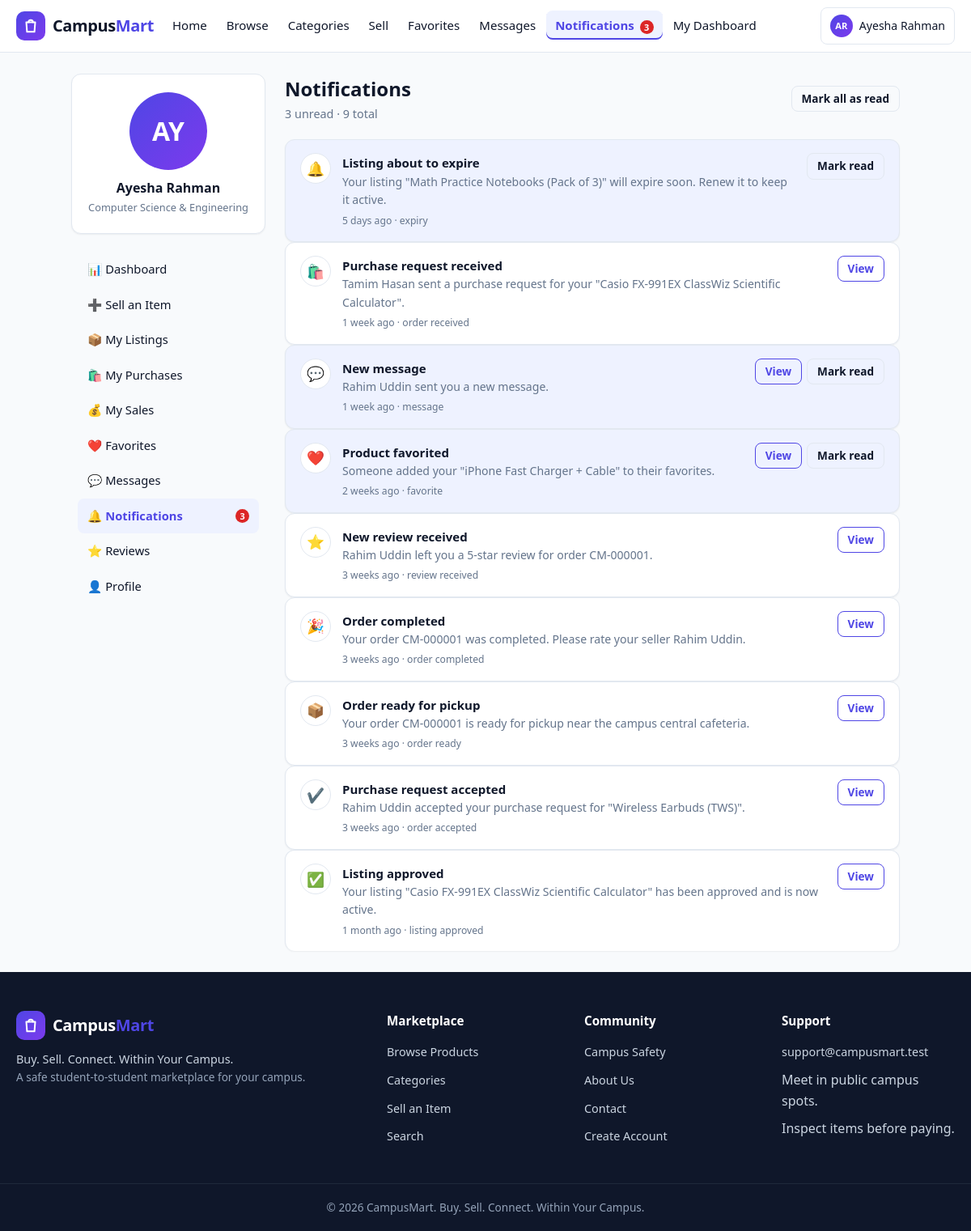
The app's page /user/notifications.php (signed in) with its own data.
### tables this page shows
CREATE TABLE users (
  id INT UNSIGNED NOT NULL AUTO_INCREMENT,
  full_name VARCHAR(100) NOT NULL,
  student_id VARCHAR(30) NOT NULL,
  email VARCHAR(150) NOT NULL,
  phone VARCHAR(20) DEFAULT NULL,
  password_hash VARCHAR(255) NOT NULL,
  department VARCHAR(100) DEFAULT NULL,
  batch VARCHAR(30) DEFAULT NULL,
  hall VARCHAR(100) DEFAULT NULL,
  profile_image VARCHAR(255) DEFAULT NULL,
  role ENUM('student','admin') NOT NULL DEFAULT 'student',
  status ENUM('active','suspended') NOT NULL DEFAULT 'active',
  is_verified TINYINT(1) NOT NULL DEFAULT 0,
  created_at DATETIME NOT NULL DEFAULT CURRENT_TIMESTAMP,
  updated_at DATETIME NOT NULL DEFAULT CURRENT_TIMESTAMP ON UPDATE CURRENT_TIMESTAMP,
  PRIMARY KEY (id),
  UNIQUE KEY uq_users_student_id (student_id),
  UNIQUE KEY uq_users_email (email),
  KEY idx_users_status (status),
  KEY idx_users_role (role)
);

CREATE TABLE notifications (
  id INT UNSIGNED NOT NULL AUTO_INCREMENT,
  user_id INT UNSIGNED NOT NULL,
  type VARCHAR(50) NOT NULL,
  title VARCHAR(150) NOT NULL,
  message TEXT,
  related_id INT UNSIGNED DEFAULT NULL,
  is_read TINYINT(1) NOT NULL DEFAULT 0,
  read_at DATETIME DEFAULT NULL,
  created_at DATETIME NOT NULL DEFAULT CURRENT_TIMESTAMP,
  PRIMARY KEY (id),
  KEY idx_notifications_user_read (user_id, is_read),
  CONSTRAINT fk_notifications_user FOREIGN KEY (user_id) REFERENCES users(id) ON DELETE CASCADE
);

### includes/functions.php (called while the page is built, shortened)
<?php
function db(): PDO
{
    static $pdo = null;
    if ($pdo === null) {
        try {
            $dsn = 'mysql:host=' . DB_HOST . ';dbname=' . DB_NAME . ';charset=' . DB_CHARSET;
            $pdo = new PDO($dsn, DB_USER, DB_PASS, [
                PDO::ATTR_ERRMODE            => PDO::ERRMODE_EXCEPTION,
                PDO::ATTR_DEFAULT_FETCH_MODE => PDO::FETCH_ASSOC,
                PDO::ATTR_EMULATE_PREPARES   => false,
            ]);
        } catch (PDOException $e) {
            http_response_code(500);
            require BASE_PATH . '/404.php';
            exit('Database connection failed.');
        }
    }
    return $pdo;
}
function e(mixed $value): string
{
    return htmlspecialchars((string)$value, ENT_QUOTES, 'UTF-8');
}
function is_logged_in(): bool
{
    return !empty($_SESSION['user_id']);
}
function current_user(): ?array
{
    static $user = null;
    if ($user === null) {
        $st = db()->prepare('SELECT * FROM users WHERE id = ?');
        $st->execute([(int)$_SESSION['user_id']]);
        $user = $st->fetch() ?: null;
    }
    return $user;
}
function require_login(): void
{
    $user = current_user();
}
function unread_notifications_count(int $userId): int
{
    $st = db()->prepare('SELECT COUNT(*) FROM notifications WHERE user_id = ? AND is_read = 0');
    $st->execute([$userId]);
    return (int)$st->fetchColumn();
}
function time_ago(?string $datetime): string
{
    $ts = strtotime($datetime);
    $diff = time() - $ts;
    $units = [
        31536000 => 'year', 2592000 => 'month', 604800 => 'week',
        86400 => 'day', 3600 => 'hour', 60 => 'minute',
    ];
    foreach ($units as $secs => $label) {
        if ($diff >= $secs) {
            $n = (int)floor($diff / $secs);
            return $n . ' ' . $label . ($n > 1 ? 's' : '') . ' ago';
        }
    }
    return 'just now';
}

### user/notifications.php (the view, shortened to what this page needs)
<?php
require_login();
$pdo = db();
$userId = current_user_id();
$totalSt = $pdo->prepare('SELECT COUNT(*) FROM notifications WHERE user_id = ?');
$totalSt->execute([$userId]);
$total = (int)$totalSt->fetchColumn();
$unreadSt = $pdo->prepare('SELECT COUNT(*) FROM notifications WHERE user_id = ? AND is_read = 0');
$unreadSt->execute([$userId]);
$unread = (int)$unreadSt->fetchColumn();
$page = max(1, (int)($_GET['page'] ?? 1));
$perPage = 20;
$offset = ($page - 1) * $perPage;
$st = $pdo->prepare(
    'SELECT * FROM notifications WHERE user_id = ? ORDER BY created_at DESC, id DESC LIMIT ? OFFSET ?'
);
$st->bindValue(1, $userId, PDO::PARAM_INT);
$st->bindValue(2, $perPage, PDO::PARAM_INT);
$st->bindValue(3, $offset, PDO::PARAM_INT);
$st->execute();
$notifications = $st->fetchAll();
function notification_icon(string $type): string
{
    $icons = [
        'listing_approved' => '✅', 'listing_rejected' => '❌', 'listing_expired' => '⏰',
        'order_received'   => '🛍️', 'order_accepted'   => '✔️', 'order_rejected' => '🚫',
        'order_ready'      => '📦', 'order_completed'  => '🎉', 'order_cancelled' => '↩️',
        'message'          => '💬', 'favorite'         => '❤️', 'review_received' => '⭐',
        'report_status'    => '🚩', 'expiry_warning'   => '⏳', 'review_removed'   => '⭐',
    ];
    return $icons[$type] ?? '🔔';
}
function notification_link(string $type, ?int $relatedId): string
{
    if (str_starts_with($type, 'order_')) {
        return APP_BASE_URL . '/user/purchases.php';
    }
    if ($type === 'message') {
        return APP_BASE_URL . '/user/messages.php?conv=' . $relatedId;
    }
    if (in_array($type, ['listing_approved', 'listing_rejected', 'expiry_warning', 'listing_expired'], true)) {
        return APP_BASE_URL . '/user/listings.php';
    }
    if (in_array($type, ['favorite'], true)) {
        return APP_BASE_URL . '/product-details.php?id=' . $relatedId;
    }
    if (in_array($type, ['review_received', 'review_removed'], true)) {
        return APP_BASE_URL . '/user/reviews.php';
    }
    return '';
}
$activeNav = 'notifications';
require __DIR__ . '/../includes/header.php';
?>
<div class="dash-wrap">
  <?php require __DIR__ . '/_sidebar.php'; ?>
  <main class="dash-main">
    <div class="dash-header">
      <div>
        <h1>Notifications</h1>
        <div class="sub"><?= (int)$unread ?> unread · <?= (int)$total ?> total</div>
      </div>
      <?php if ($unread > 0): ?>
        <form method="post" action="notifications.php">
          <button class="btn btn-ghost btn-sm" type="submit">Mark all as read</button>
        </form>
      <?php endif; ?>
    </div>
    <?php if (empty($notifications)): ?>
      <div class="card empty-state">
        <div class="empty-icon">🔔</div>
        <h3>No notifications</h3>
        <p>When something happens with your listings, orders or messages, it will appear here.</p>
        <a class="btn btn-primary" href="<?= e(APP_BASE_URL . '/products.php') ?>">Browse Marketplace</a>
      </div>
    <?php else: ?>
      <div class="notif-list">
        <?php foreach ($notifications as $n): ?>
          <?php $link = notification_link($n['type'], $n['related_id'] !== null ? (int)$n['related_id'] : null); ?>
          <div class="notif-item card <?= $n['is_read'] ? '' : 'unread' ?>">
            <span class="notif-icon"><?= notification_icon($n['type']) ?></span>
            <div class="notif-body">
              <div class="notif-title"><?= e($n['title']) ?></div>
              <div class="notif-msg"><?= e($n['message']) ?></div>
              <div class="notif-meta">
                <span><?= e(time_ago($n['created_at'])) ?></span>
                <?php if ($n['type']): ?><span>· <?= e(str_replace('_', ' ', $n['type'])) ?></span><?php endif; ?>
              </div>
            </div>
            <div class="notif-actions">
              <?php if ($link !== ''): ?>
                <a class="btn btn-outline btn-sm" href="<?= e($link) ?>">View</a>
              <?php endif; ?>
              <?php if (!$n['is_read']): ?>
                <form method="post" action="notifications.php" style="display:inline;">
                  <button class="btn btn-ghost btn-sm" type="submit">Mark read</button>
                </form>
              <?php endif; ?>
            </div>
          </div>
        <?php endforeach; ?>
      </div>
    <?php endif; ?>
  </main>
</div>
<?php require __DIR__ . '/../includes/footer.php'; ?>

### includes/navbar.php (shortened to what this page needs)
<?php
$navUser = current_user();
$navUnread = $navUser ? unread_notifications_count((int)$navUser['id']) : 0;
$navScript = basename($_SERVER['SCRIPT_NAME'] ?? '');
$navDir = basename(dirname($_SERVER['SCRIPT_NAME'] ?? ''));
if ($navDir === 'admin') {
    $navActive = $navScript;
} else {
    $navMap = [
        'index.php'        => 'home',
        'products.php'     => 'browse',
        'search.php'       => 'browse',
        'categories.php'   => 'categories',
        'sell.php'         => 'sell',
        'safety.php'       => 'safety',
        'about.php'        => 'about',
        'dashboard.php'    => 'my-dashboard',
        'add-listing.php'  => 'sell',
        'edit-listing.php' => 'sell',
        'favorites.php'    => 'favorites',
        'messages.php'     => 'messages',
        'notifications.php'=> 'notifications',
    ];
    $navActive = $navMap[$navScript] ?? '';
}
function nav_active(string $key, string $current): string
{
    return $current === $key ? ' class="active"' : '';
}
function nav_initials(array $user): string
{
    $words = preg_split('/\s+/', trim($user['full_name']));
    $initials = '';
    foreach (array_slice($words ?: [], 0, 2) as $w) {
        $initials .= mb_substr($w, 0, 1);
    }
    return strtoupper($initials ?: 'U');
}
?>
<header class="navbar">
  <div class="nav-container">
    <a class="navbar-brand" href="<?= e(APP_BASE_URL . '/index.php') ?>">
      <span class="brand-mark" aria-hidden="true">
        <svg viewBox="0 0 24 24" fill="none" stroke="currentColor" stroke-width="2.2" stroke-linecap="round" stroke-linejoin="round" width="22" height="22">
          <path d="M6 7h12l-1 13H7L6 7z"/>
          <path d="M9 7a3 3 0 0 1 6 0"/>
        </svg>
      </span>
      <span class="brand-name">Campus<em>Mart</em></span>
    </a>
    <nav class="nav-links" id="navLinks" aria-label="Main navigation">
      <ul class="nav-menu">
        <?php if ($navUser && $navUser['role'] === 'admin'): ?>
          <li><a href="<?= e(APP_BASE_URL . '/admin/dashboard.php') ?>"<?= nav_active('dashboard.php', $navActive) ?>>Dashboard</a></li>
          <li><a href="<?= e(APP_BASE_URL . '/admin/users.php') ?>"<?= nav_active('users.php', $navActive) ?>>Users</a></li>
          <li><a href="<?= e(APP_BASE_URL . '/admin/products.php') ?>"<?= nav_active('products.php', $navActive) ?>>Listings</a></li>
          <li><a href="<?= e(APP_BASE_URL . '/admin/categories.php') ?>"<?= nav_active('categories.php', $navActive) ?>>Categories</a></li>
          <li><a href="<?= e(APP_BASE_URL . '/admin/orders.php') ?>"<?= nav_active('orders.php', $navActive) ?>>Orders</a></li>
          <li><a href="<?= e(APP_BASE_URL . '/admin/reports.php') ?>"<?= nav_active('reports.php', $navActive) ?>>Reports</a></li>
          <li><a href="<?= e(APP_BASE_URL . '/admin/reviews.php') ?>"<?= nav_active('reviews.php', $navActive) ?>>Reviews</a></li>
          <li><a href="<?= e(APP_BASE_URL . '/admin/settings.php') ?>"<?= nav_active('settings.php', $navActive) ?>>Settings</a></li>
        <?php else: ?>
          <li><a href="<?= e(APP_BASE_URL . '/index.php') ?>"<?= nav_active('home', $navActive) ?>>Home</a></li>
          <li><a href="<?= e(APP_BASE_URL . '/products.php') ?>"<?= nav_active('browse', $navActive) ?>>Browse</a></li>
          <li><a href="<?= e(APP_BASE_URL . '/categories.php') ?>"<?= nav_active('categories', $navActive) ?>>Categories</a></li>
          <?php if ($navUser): ?>
            <li><a href="<?= e(APP_BASE_URL . '/user/add-listing.php') ?>"<?= nav_active('sell', $navActive) ?>>Sell</a></li>
            <li><a href="<?= e(APP_BASE_URL . '/user/favorites.php') ?>"<?= nav_active('favorites', $navActive) ?>>Favorites</a></li>
            <li><a href="<?= e(APP_BASE_URL . '/user/messages.php') ?>"<?= nav_active('messages', $navActive) ?>>Messages</a></li>
            <li><a href="<?= e(APP_BASE_URL . '/user/notifications.php') ?>"<?= nav_active('notifications', $navActive) ?>>
              Notifications
              <?php if ($navUnread > 0): ?><span class="nav-badge"><?= (int)$navUnread ?></span><?php endif; ?>
            </a></li>
            <li><a href="<?= e(APP_BASE_URL . '/user/dashboard.php') ?>"<?= nav_active('my-dashboard', $navActive) ?>>My Dashboard</a></li>
          <?php else: ?>
            <li><a href="<?= e(APP_BASE_URL . '/safety.php') ?>"<?= nav_active('safety', $navActive) ?>>Safety</a></li>
            <li><a href="<?= e(APP_BASE_URL . '/about.php') ?>"<?= nav_active('about', $navActive) ?>>About</a></li>
          <?php endif; ?>
        <?php endif; ?>
      </ul>
      <ul class="nav-actions">
        <?php if (!$navUser): ?>
          <li><a class="btn btn-ghost btn-sm" href="<?= e(APP_BASE_URL . '/login.php') ?>">Login</a></li>
          <li><a class="btn btn-primary btn-sm" href="<?= e(APP_BASE_URL . '/register.php') ?>">Register</a></li>
        <?php else: ?>
          <li class="nav-user">
            <a class="user-chip" href="<?= e(APP_BASE_URL . ($navUser['role'] === 'admin' ? '/admin/dashboard.php' : '/user/profile.php')) ?>">
              <span class="avatar avatar-xs" data-initials="<?= e(nav_initials($navUser)) ?>"></span>
              <span class="user-name"><?= e($navUser['full_name']) ?></span>
            </a>
          </li>
        <?php endif; ?>
      </ul>
    </nav>
  </div>
</header>

### user/_sidebar.php (shortened to what this page needs)
<?php
$u = current_user();
$unreadCount = unread_notifications_count((int)$u['id']);
$navItems = [
    'dashboard'     => ['📊', 'Dashboard', 'dashboard.php'],
    'add-listing'   => ['➕', 'Sell an Item', 'add-listing.php'],
    'listings'      => ['📦', 'My Listings', 'listings.php'],
    'purchases'     => ['🛍️', 'My Purchases', 'purchases.php'],
    'sales'         => ['💰', 'My Sales', 'sales.php'],
    'favorites'     => ['❤️', 'Favorites', 'favorites.php'],
    'messages'      => ['💬', 'Messages', 'messages.php'],
    'notifications' => ['🔔', 'Notifications', 'notifications.php'],
    'reviews'       => ['⭐', 'Reviews', 'reviews.php'],
    'profile'       => ['👤', 'Profile', 'profile.php'],
];
?>
<aside class="dash-side">
  <div class="card dash-profile">
    <span class="avatar avatar-lg" data-initials="<?= e(strtoupper(substr($u['full_name'], 0, 2))) ?>">
    </span>
    <div class="name"><?= e($u['full_name']) ?></div>
    <div class="role"><?= e($u['department'] ?? 'Student') ?></div>
  </div>
  <nav class="dash-nav">
    <?php foreach ($navItems as $key => $item): ?>
      <?php if ($key === 'notifications'): ?>
        <a href="<?= e(APP_BASE_URL . '/user/' . $item[2]) ?>" class="<?= $activeNav === $key ? 'active' : '' ?>"><?= $item[0] ?> <?= e($item[1]) ?>
          <?php if ($unreadCount > 0): ?><span class="nav-badge"><?= (int)$unreadCount ?></span><?php endif; ?>
        </a>
      <?php else: ?>
        <a href="<?= e(APP_BASE_URL . '/user/' . $item[2]) ?>" class="<?= $activeNav === $key ? 'active' : '' ?>"><?= $item[0] ?> <?= e($item[1]) ?></a>
      <?php endif; ?>
    <?php endforeach; ?>
  </nav>
</aside>

### assets/css/dashboard.css (style rules this page uses)
.dash-wrap { display: flex; gap: 24px; align-items: flex-start; max-width: 1200px; margin: 0 auto; padding: 26px 20px; }
.dash-side { width: 240px; flex-shrink: 0; position: sticky; top: 84px; }
.dash-side .dash-profile { padding: 22px 18px; text-align: center; }
.dash-side .dash-profile .name { font-weight: 700; margin-top: 10px; }
.dash-side .dash-profile .role { font-size: 0.8rem; color: var(--color-text-muted); }
.dash-nav { margin-top: 14px; padding: 8px; }
.dash-nav a { display: flex; align-items: center; gap: 10px; padding: 10px 12px; border-radius: 8px; color: var(--color-text); font-weight: 500; font-size: 0.92rem; }
.dash-nav a.active { background: var(--color-primary-light); color: var(--color-primary); font-weight: 700; }
.dash-nav .nav-badge { margin-left: auto; }
.dash-main { flex: 1; min-width: 0; }
.dash-header { display: flex; align-items: center; justify-content: space-between; gap: 14px; margin-bottom: 20px; flex-wrap: wrap; }
.dash-header h1 { font-size: 1.5rem; }
.dash-header .sub { color: var(--color-text-muted); font-size: 0.9rem; }
.notif-meta { font-size: 0.76rem; color: var(--color-text-muted); margin-top: 4px; }
.notif-actions { display: flex; gap: 6px; align-items: center; flex-shrink: 0; }

### records on screen
users: full_name "Ayesha Rahman", department "Computer Science & Engineering"
notifications: type "🔔", title "Listing about to expire", message "Your listing \"Math Practice Notebooks (Pack of 3)\" will expire soon. Renew it to keep it active.", created_at "5 days ago", type "expiry"
notifications: type "🛍️", title "Purchase request received", message "Tamim Hasan sent a purchase request for your \"Casio FX-991EX ClassWiz Scientific Calculator\".", created_at "1 week ago", type "order received"
notifications: type "💬", title "New message", message "Rahim Uddin sent you a new message.", created_at "1 week ago", type "message"
notifications: type "❤️", title "Product favorited", message "Someone added your \"iPhone Fast Charger + Cable\" to their favorites.", created_at "2 weeks ago", type "favorite"
notifications: type "⭐", title "New review received", message "Rahim Uddin left you a 5-star review for order CM-000001.", created_at "3 weeks ago", type "review received"
notifications: type "🎉", title "Order completed", message "Your order CM-000001 was completed. Please rate your seller Rahim Uddin.", created_at "3 weeks ago", type "order completed"
notifications: type "📦", title "Order ready for pickup", message "Your order CM-000001 is ready for pickup near the campus central cafeteria.", created_at "3 weeks ago", type "order ready"
notifications: type "✔️", title "Purchase request accepted", message "Rahim Uddin accepted your purchase request for \"Wireless Earbuds (TWS)\".", created_at "3 weeks ago", type "order accepted"
notifications: type "✅", title "Listing approved", message "Your listing \"Casio FX-991EX ClassWiz Scientific Calculator\" has been approved and is now active.", created_at "1 month ago", type "listing approved"

### other values on screen
$navUnread "3"
$item[0] "📊"
$item[1] "Dashboard"
$item[0] "➕"
$item[1] "Sell an Item"
$item[0] "📦"
$item[1] "My Listings"
$item[0] "🛍️"
$item[1] "My Purchases"
$item[0] "💰"
$item[1] "My Sales"
$item[0] "❤️"
$item[1] "Favorites"
$item[0] "💬"
$item[1] "Messages"
